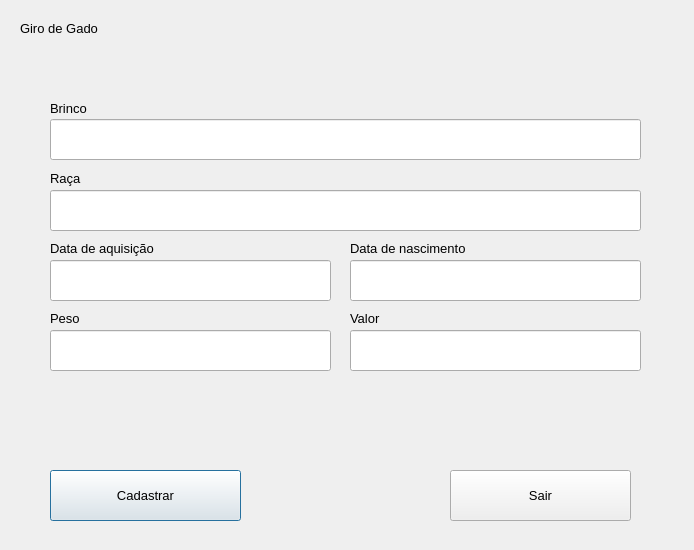
<?xml version="1.0" encoding="UTF-8"?>
<ui version="4.0">
 <class>CattleBuyScreen</class>
 <widget class="QDialog" name="CattleBuyScreen">
  <property name="geometry">
   <rect>
    <x>0</x>
    <y>0</y>
    <width>694</width>
    <height>550</height>
   </rect>
  </property>
  <property name="windowTitle">
   <string>Tela de Compra de Gado</string>
  </property>
  <widget class="QLabel" name="labelEarring">
   <property name="geometry">
    <rect>
     <x>50</x>
     <y>100</y>
     <width>61</width>
     <height>16</height>
    </rect>
   </property>
   <property name="font">
    <font>
     <pointsize>10</pointsize>
    </font>
   </property>
   <property name="text">
    <string>Brinco</string>
   </property>
  </widget>
  <widget class="QLabel" name="labelBreed">
   <property name="geometry">
    <rect>
     <x>50</x>
     <y>170</y>
     <width>61</width>
     <height>16</height>
    </rect>
   </property>
   <property name="font">
    <font>
     <pointsize>10</pointsize>
    </font>
   </property>
   <property name="text">
    <string>Raça</string>
   </property>
  </widget>
  <widget class="QLabel" name="labelDateA">
   <property name="geometry">
    <rect>
     <x>50</x>
     <y>240</y>
     <width>111</width>
     <height>16</height>
    </rect>
   </property>
   <property name="font">
    <font>
     <pointsize>10</pointsize>
    </font>
   </property>
   <property name="text">
    <string>Data de aquisição</string>
   </property>
  </widget>
  <widget class="QLabel" name="labelDateB">
   <property name="geometry">
    <rect>
     <x>350</x>
     <y>240</y>
     <width>121</width>
     <height>16</height>
    </rect>
   </property>
   <property name="font">
    <font>
     <pointsize>10</pointsize>
    </font>
   </property>
   <property name="text">
    <string>Data de nascimento</string>
   </property>
  </widget>
  <widget class="QLabel" name="labelWeight">
   <property name="geometry">
    <rect>
     <x>50</x>
     <y>310</y>
     <width>61</width>
     <height>16</height>
    </rect>
   </property>
   <property name="font">
    <font>
     <pointsize>10</pointsize>
    </font>
   </property>
   <property name="text">
    <string>Peso</string>
   </property>
  </widget>
  <widget class="QLabel" name="labelPrice">
   <property name="geometry">
    <rect>
     <x>350</x>
     <y>310</y>
     <width>61</width>
     <height>16</height>
    </rect>
   </property>
   <property name="font">
    <font>
     <pointsize>10</pointsize>
    </font>
   </property>
   <property name="text">
    <string>Valor</string>
   </property>
  </widget>
  <widget class="QLabel" name="labelTitle">
   <property name="geometry">
    <rect>
     <x>20</x>
     <y>20</y>
     <width>81</width>
     <height>16</height>
    </rect>
   </property>
   <property name="font">
    <font>
     <pointsize>10</pointsize>
    </font>
   </property>
   <property name="text">
    <string>Giro de Gado</string>
   </property>
  </widget>
  <widget class="QPushButton" name="registerButton">
   <property name="geometry">
    <rect>
     <x>50</x>
     <y>470</y>
     <width>191</width>
     <height>51</height>
    </rect>
   </property>
   <property name="font">
    <font>
     <pointsize>10</pointsize>
    </font>
   </property>
   <property name="text">
    <string>Cadastrar</string>
   </property>
  </widget>
  <widget class="QPushButton" name="backButton">
   <property name="geometry">
    <rect>
     <x>450</x>
     <y>470</y>
     <width>181</width>
     <height>51</height>
    </rect>
   </property>
   <property name="font">
    <font>
     <pointsize>10</pointsize>
    </font>
   </property>
   <property name="text">
    <string>Sair</string>
   </property>
  </widget>
  <widget class="QLineEdit" name="inputEarring">
   <property name="geometry">
    <rect>
     <x>50</x>
     <y>119</y>
     <width>591</width>
     <height>41</height>
    </rect>
   </property>
   <property name="font">
    <font>
     <pointsize>10</pointsize>
    </font>
   </property>
  </widget>
  <widget class="QLineEdit" name="inputBreed">
   <property name="geometry">
    <rect>
     <x>50</x>
     <y>190</y>
     <width>591</width>
     <height>41</height>
    </rect>
   </property>
   <property name="font">
    <font>
     <pointsize>10</pointsize>
    </font>
   </property>
  </widget>
  <widget class="QLineEdit" name="inputDateA">
   <property name="geometry">
    <rect>
     <x>50</x>
     <y>260</y>
     <width>281</width>
     <height>41</height>
    </rect>
   </property>
   <property name="font">
    <font>
     <pointsize>10</pointsize>
    </font>
   </property>
  </widget>
  <widget class="QLineEdit" name="inputDateB">
   <property name="geometry">
    <rect>
     <x>350</x>
     <y>260</y>
     <width>291</width>
     <height>41</height>
    </rect>
   </property>
   <property name="font">
    <font>
     <pointsize>10</pointsize>
    </font>
   </property>
  </widget>
  <widget class="QLineEdit" name="inputWeight">
   <property name="geometry">
    <rect>
     <x>50</x>
     <y>330</y>
     <width>281</width>
     <height>41</height>
    </rect>
   </property>
   <property name="font">
    <font>
     <pointsize>10</pointsize>
    </font>
   </property>
  </widget>
  <widget class="QLineEdit" name="inputPrice">
   <property name="geometry">
    <rect>
     <x>350</x>
     <y>330</y>
     <width>291</width>
     <height>41</height>
    </rect>
   </property>
   <property name="font">
    <font>
     <pointsize>10</pointsize>
    </font>
   </property>
  </widget>
 </widget>
 <resources/>
 <connections/>
</ui>
